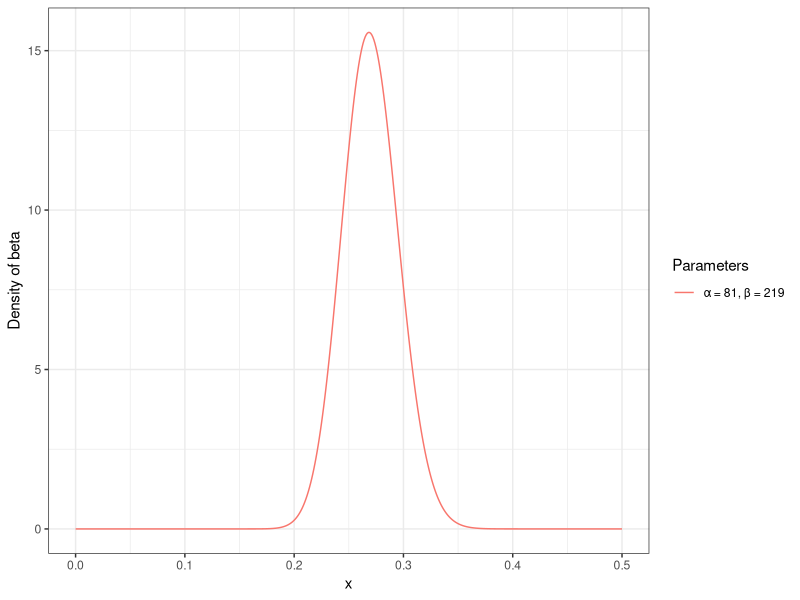
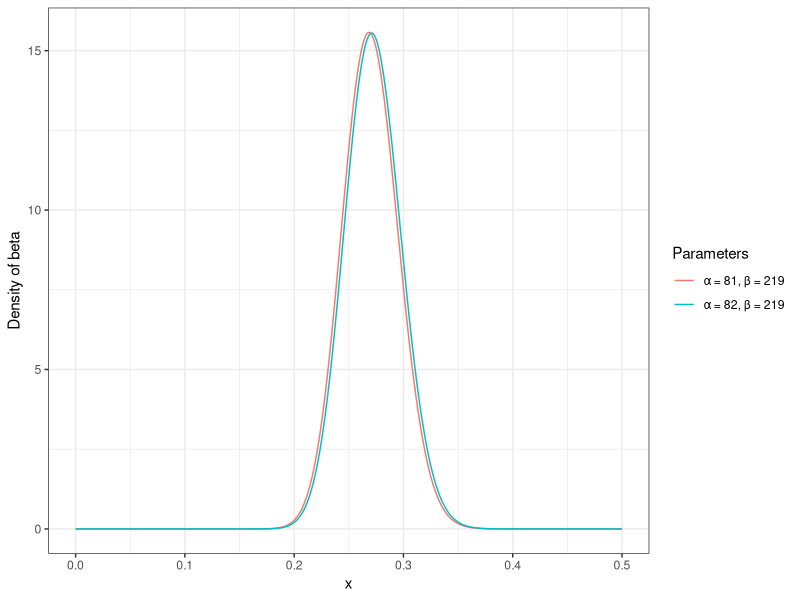
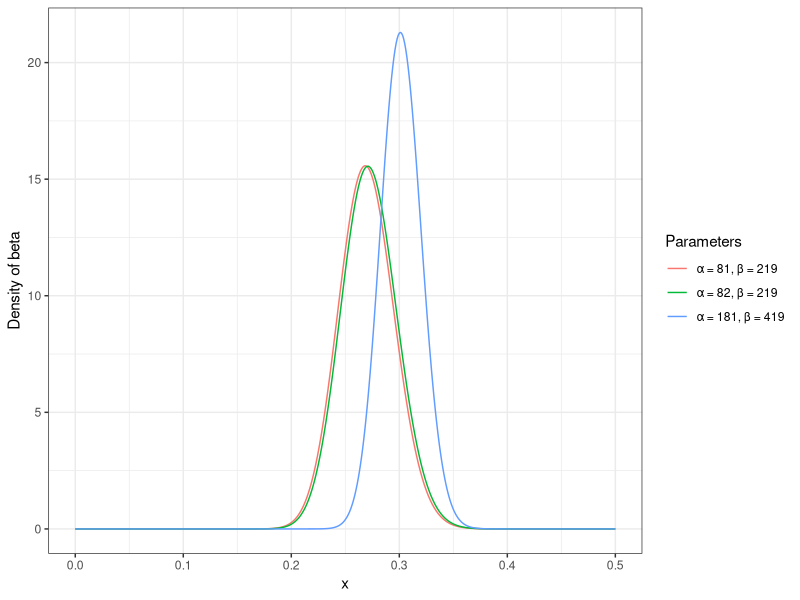

These charts were generated, in order, by the following R code:
library(dplyr)
library(ggplot2)

# simulated data
# "\u03B1" unicode for the greek letter alpha
sim <- data.frame( a = c( 81, 82, 81 + 100 ),
				   b = c( 219, 219, 219 + 200 ) ) %>%
	   group_by( a, b ) %>%
	   do( data_frame( x = seq( 0, 1, by = .001 ), y = dbeta( x, .$a, .$b ) ) ) %>%
	   mutate( Parameters = paste0( "\u03B1 = ", a, ", \u03B2 = ", b ) ) %>%
	   ungroup() %>%
	   mutate( Parameters = factor( Parameters, levels = unique(Parameters) ) )

# plot of the distribution
PlotBeta <- function(sim)
{
	ggplot( sim, aes( x, y, color = Parameters ) ) + geom_line() +
	xlim( 0, .5 ) + ylab("Density of beta") + theme_bw()
}
PlotBeta( sim = filter( sim, a == 81 ) )


# update 1 hit of 1 bat
PlotBeta( sim = filter( sim, a == 81 | a == 82 ) )


# update 100 hit of 300 bat
PlotBeta( sim = sim )
